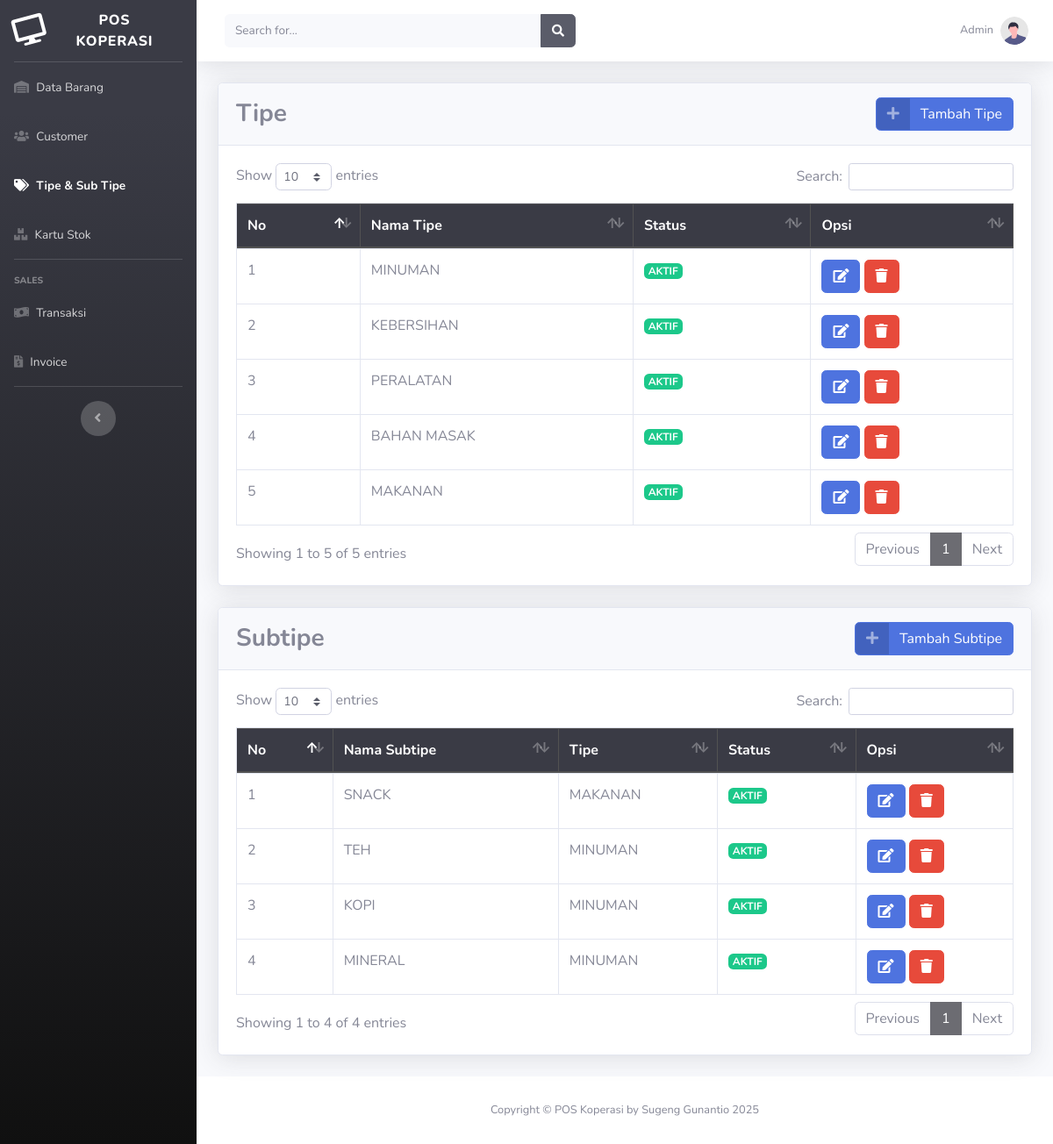
Page /tipe.php (signed in) on the committed database.
### tables this page shows
CREATE TABLE `m_tipe` (
  `id_tipe` int(11) NOT NULL,
  `nama_tipe` varchar(255) NOT NULL,
  `status_tipe` varchar(255) NOT NULL
);

CREATE TABLE `m_subtipe` (
  `id_sub` int(11) NOT NULL,
  `tipeID` int(11) NOT NULL,
  `nama_sub` varchar(255) NOT NULL,
  `status_sub` varchar(255) NOT NULL
);

### tipe.php (the view, shortened to what this page needs)
<?php
include 'dbconnect.php';
?>
<!DOCTYPE html>
<html lang="en">
<head>
    <link href="vendor/fontawesome-free/css/all.min.css" rel="stylesheet" type="text/css">
    <link href="css/sb-admin-2.min.css" rel="stylesheet">
    <link href="vendor/datatables/dataTables.bootstrap4.min.css" rel="stylesheet">
    <link rel="stylesheet" href="vendor/boostrap-select/dist/css/bootstrap-select.min.css">
</head>
<body id="page-top">
    <div id="wrapper">
        <ul class="navbar-nav bg-gradient-primary sidebar sidebar-dark accordion" id="accordionSidebar">
            <a class="sidebar-brand d-flex align-items-center justify-content-center" href="index.html">
                <div class="sidebar-brand-icon rotate-n-15">
                    <i class="fas fa-desktop"></i>
                </div>
                <div class="sidebar-brand-text mx-3">POS KOPERASI <sup></sup></div>
            </a>
            <hr class="sidebar-divider my-0">
            <li class="nav-item">
                <a class="nav-link" href="barang.php">
                    <i class="fas fa-warehouse"></i>
                    <span>Data Barang</span></a>
            </li>
            <li class="nav-item">
                <a class="nav-link" href="customer.php">
                    <i class="fas fa-users"></i>
                    <span>Customer</span></a>
            </li>
            <li class="nav-item active ">
                <a class="nav-link" href="tipe.php">
                    <i class="fas fa-tags"></i>
                    <span>Tipe & Sub Tipe</span></a>
            </li>
            <li class="nav-item ">
                <a class="nav-link" href="stok.php">
                    <i class="fas fa-boxes"></i>
                    <span>Kartu Stok</span></a>
            </li>
            <hr class="sidebar-divider">
            <div class="sidebar-heading">
                Sales
            </div>
            <li class="nav-item ">
                <a class="nav-link" href="transaksi.php">
                    <i class="fas fa-money-bill-wave"></i></i>
                    <span>Transaksi</span></a>
            </li>
            <li class="nav-item ">
                <a class="nav-link" href="invoice.php">
                    <i class="fas fa-file-invoice-dollar"></i></i>
                    <span>Invoice</span></a>
            </li>
            <hr class="sidebar-divider d-none d-md-block">
            <div class="text-center d-none d-md-inline">
                <button class="rounded-circle border-0" id="sidebarToggle"></button>
            </div>
        </ul>
        <div id="content-wrapper" class="d-flex flex-column">
            <div id="content">
                <nav class="navbar navbar-expand navbar-light bg-white topbar mb-4 static-top shadow">
                    <form class="d-none d-sm-inline-block form-inline mr-auto ml-md-3 my-2 my-md-0 mw-100 navbar-search">
                        <div class="input-group">
                            <input type="text" class="form-control bg-light border-0 small" placeholder="Search for..." aria-label="Search" aria-describedby="basic-addon2">
                            <div class="input-group-append">
                                <button class="btn btn-dark" type="button">
                                    <i class="fas fa-search fa-sm"></i>
                                </button>
                            </div>
                        </div>
                    </form>
                    <ul class="navbar-nav ml-auto">
                        <li class="nav-item dropdown no-arrow">
                            <a class="nav-link dropdown-toggle" href="#" id="userDropdown" role="button" data-toggle="dropdown" aria-haspopup="true" aria-expanded="false">
                                <span class="mr-2 d-none d-lg-inline text-gray-600 small"><?= $_SESSION['user']; ?></span>
                                <img class="img-profile rounded-circle" src="img/undraw_profile.svg">
                            </a>
                        </li>
                    </ul>
                </nav>
                <div class="container-fluid">
                    <div class="card shadow mb-4">
                        <div class="card-header py-3">
                            <div class="d-flex justify-content-between align-items-center">
                                <div class="me-3">
                                    <h3 class="m-0 font-weight-bold">Tipe</h3>
                                </div>
                                <div class="d-flex gap-2">
                                    <a href="#" class="btn btn-primary btn-icon-split" data-toggle="modal" data-target="#addTipe">
                                        <span class="icon text-white-50">
                                            <i class="fas fa-plus"></i>
                                        </span>
                                        <span class="text">Tambah Tipe</span>
                                    </a>
                                </div>
                            </div>
                        </div>
                        <div class="card-body">
                            <div class="table-responsive">
                                <table class="table table-bordered display" id="" width="100%" cellspacing="0">
                                    <thead class="thead-dark">
                                        <tr>
                                            <th>No</th>
                                            <th>Nama Tipe</th>
                                            <th>Status</th>
                                            <th>Opsi</th>
                                        </tr>
                                    </thead>
                                    <tbody>
                                        <?php
                                        $brgs = mysqli_query($conn, "SELECT * from m_tipe");
                                        $no = 1;
                                        while ($p = mysqli_fetch_array($brgs)) {
                                            $idb = $p['id_tipe'];
                                        ?>
                                            <tr>
                                                <td><?php echo $no++ ?></td>
                                                <td><?php echo $p['nama_tipe'] ?></td>
                                                <td><?php
                                                    if ($p['status_tipe'] === 'AKTIF') {
                                                        echo "<span class=\"badge badge-success\">" . $p['status_tipe'] . "</span>";
                                                    } else {
                                                        echo "<span class=\"badge badge-danger\">" . $p['status_tipe'] . "</span>";
                                                    }
                                                    ?></td>
                                                <td><button data-toggle="modal" data-target="#edittipe<?= $idb; ?>" class="btn btn-primary"><i class="fas fa-edit"></i></button> <button data-toggle="modal" data-target="#deltipe<?= $idb; ?>" class="btn btn-danger"><i class="fas fa-trash"></i></button></td>
                                            </tr>
                                        <?php
                                        }
                                        ?>
                                    </tbody>
                                </table>
                            </div>
                        </div>
                    </div>
                    <div class="card shadow mb-4">
                        <div class="card-header py-3">
                            <div class="d-flex justify-content-between align-items-center">
                                <div class="me-3">
                                    <h3 class="m-0 font-weight-bold">Subtipe</h3>
                                </div>
                                <div class="d-flex gap-2">
                                    <a href="#" class="btn btn-primary btn-icon-split" data-toggle="modal" data-target="#addSubtipe">
                                        <span class="icon text-white-50">
                                            <i class="fas fa-plus"></i>
                                        </span>
                                        <span class="text">Tambah Subtipe</span>
                                    </a>
                                </div>
                            </div>
                        </div>
                        <div class="card-body">
                            <div class="table-responsive">
                                <table class="table table-bordered display" id="" width="100%" cellspacing="0">
                                    <thead class="thead-dark">
                                        <tr>
                                            <th>No</th>
                                            <th>Nama Subtipe</th>
                                            <th>Tipe</th>
                                            <th>Status</th>
                                            <th>Opsi</th>
                                        </tr>
                                    </thead>
                                    <tbody>
                                        <?php
                                        $brgs = mysqli_query($conn, "SELECT * from m_tipe mt, m_subtipe ms where mt.id_tipe=ms.tipeID ORDER BY nama_tipe ASC");
                                        $no = 1;
                                        while ($p = mysqli_fetch_array($brgs)) {
                                            $idc = $p['id_sub'];
                                        ?>
                                            <tr>
                                                <td><?php echo $no++ ?></td>
                                                <td><?php echo $p['nama_sub'] ?></td>
                                                <td><?php echo $p['nama_tipe'] ?></td>
                                                <td><?php
                                                    if ($p['status_sub'] === 'AKTIF') {
                                                        echo "<span class=\"badge badge-success\">" . $p['status_sub'] . "</span>";
                                                    } else {
                                                        echo "<span class=\"badge badge-danger\">" . $p['status_sub'] . "</span>";
                                                    }
                                                    ?></td>
                                                <td><button data-toggle="modal" data-target="#editsub<?= $idc; ?>" class="btn btn-primary"><i class="fas fa-edit"></i></button> <button data-toggle="modal" data-target="#delsub<?= $idc; ?>" class="btn btn-danger"><i class="fas fa-trash"></i></button></td>
                                            </tr>
                                        <?php
                                        }
                                        ?>
                                    </tbody>
                                </table>
                            </div>
                        </div>
                    </div>
                </div>
            </div>
            <footer class="sticky-footer bg-white">
                <div class="container my-auto">
                    <div class="copyright text-center my-auto">
                        <span>Copyright &copy; POS Koperasi by Sugeng Gunantio 2025</span>
                    </div>
                </div>
            </footer>
        </div>
    </div>
</body>
</html>

### rows in the picture
m_tipe: nama_tipe "MINUMAN", status_tipe "AKTIF"
m_tipe: nama_tipe "KEBERSIHAN", status_tipe "AKTIF"
m_tipe: nama_tipe "PERALATAN", status_tipe "AKTIF"
m_tipe: nama_tipe "BAHAN MASAK", status_tipe "AKTIF"
m_tipe: nama_tipe "MAKANAN", status_tipe "AKTIF"
m_subtipe: nama_sub "SNACK", tipeID.nama_tipe "MAKANAN", status_sub "AKTIF"
m_subtipe: nama_sub "TEH", tipeID.nama_tipe "MINUMAN", status_sub "AKTIF"
m_subtipe: nama_sub "KOPI", tipeID.nama_tipe "MINUMAN", status_sub "AKTIF"
m_subtipe: nama_sub "MINERAL", tipeID.nama_tipe "MINUMAN", status_sub "AKTIF"

### other values in the picture
$_SESSION['user'] "Admin"
